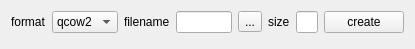
          <widget class="QWidget" name="page_3">
           <property name="geometry">
            <rect>
             <x>0</x>
             <y>0</y>
             <width>415</width>
             <height>49</height>
            </rect>
           </property>
           <attribute name="label">
            <string>{Create a disk image} qemu-img create -f format file size</string>
           </attribute>
           <layout class="QGridLayout" name="gridLayout_13">
            <item row="0" column="0">
             <layout class="QHBoxLayout" name="horizontalLayout_5">
              <item>
               <widget class="QLabel" name="lblFormat">
                <property name="text">
                 <string>format</string>
                </property>
               </widget>
              </item>
              <item>
               <widget class="QComboBox" name="cboCreateImageFormat">
                <item>
                 <property name="text">
                  <string>qcow2</string>
                 </property>
                </item>
                <item>
                 <property name="text">
                  <string>raw</string>
                 </property>
                </item>
                <item>
                 <property name="text">
                  <string>qed</string>
                 </property>
                </item>
                <item>
                 <property name="text">
                  <string>qcow</string>
                 </property>
                </item>
                <item>
                 <property name="text">
                  <string>luks</string>
                 </property>
                </item>
                <item>
                 <property name="text">
                  <string>vdi</string>
                 </property>
                </item>
                <item>
                 <property name="text">
                  <string>vmdk</string>
                 </property>
                </item>
                <item>
                 <property name="text">
                  <string>vpx</string>
                 </property>
                </item>
                <item>
                 <property name="text">
                  <string>vhdx</string>
                 </property>
                </item>
               </widget>
              </item>
              <item>
               <widget class="QLabel" name="lblCreateImageFileName">
                <property name="text">
                 <string>filename</string>
                </property>
               </widget>
              </item>
              <item>
               <widget class="QLineEdit" name="edtCreateImageFileName"/>
              </item>
              <item>
               <widget class="QToolButton" name="tbuCreateImageFileName">
                <property name="text">
                 <string>...</string>
                </property>
               </widget>
              </item>
              <item>
               <widget class="QLabel" name="lblCreateImageFileSize">
                <property name="text">
                 <string>size</string>
                </property>
               </widget>
              </item>
              <item>
               <widget class="QLineEdit" name="edtCreateImageFileSize">
                <property name="maximumSize">
                 <size>
                  <width>48</width>
                  <height>16777215</height>
                 </size>
                </property>
               </widget>
              </item>
              <item>
               <widget class="QPushButton" name="cmdCreateImage">
                <property name="text">
                 <string>create</string>
                </property>
               </widget>
              </item>
             </layout>
            </item>
            <item row="1" column="0">
             <spacer name="verticalSpacer_10">
              <property name="orientation">
               <enum>Qt::Vertical</enum>
              </property>
              <property name="sizeHint" stdset="0">
               <size>
                <width>20</width>
                <height>107</height>
               </size>
              </property>
             </spacer>
            </item>
           </layout>
          </widget>
